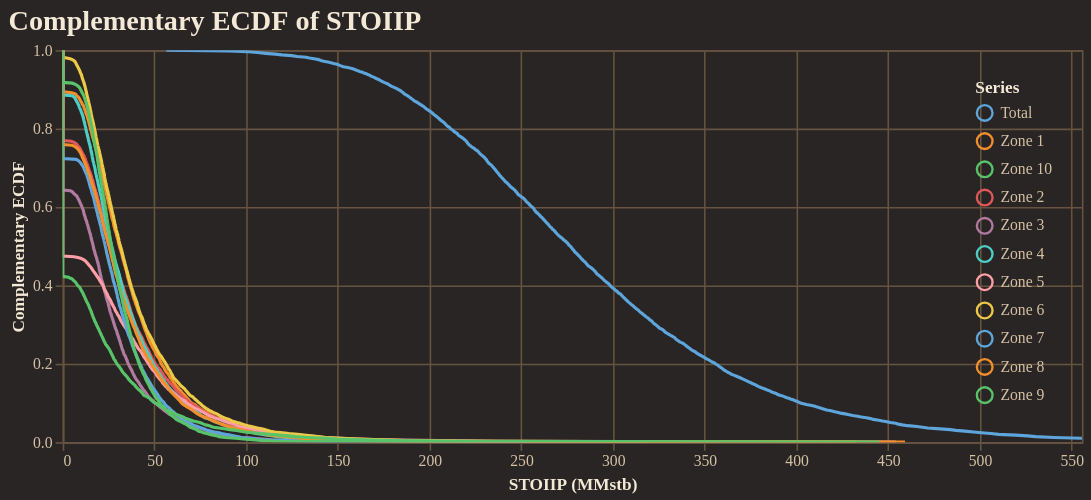

The code cell stored with this chart in its notebook:
### Code cell
fig = reporter.plotter.prospect_volumetric_ecdf_plot(
    figsize=(650, 250),
    backend=PLOTTING_BACKEND
)
fig.show()

### Figure 1 — Vega-Lite specification as saved in the notebook (floating-point values rounded to 4 significant figures; data arrays with more than 128 entries replaced by an {"elided": "..."} marker saying what was removed)
{"config": {"background": "#292524", "view": {"fill": "#292524", "stroke": "#665340"}, "title": {"color": "#f4e9d7", "font": "Merriweather", "fontSize": 18, "fontWeight": 600, "subtitleColor": "#d5c2a6", "anchor": "start"}, "axis": {"domainColor": "#665340", "gridColor": "#665340", "tickColor": "#665340", "labelColor": "#d5c2a6", "titleColor": "#f4e9d7", "labelFont": "Merriweather", "titleFont": "Merriweather"}, "legend": {"titleColor": "#f4e9d7", "labelColor": "#d5c2a6", "labelFont": "Merriweather", "titleFont": "Merriweather", "orient": "top-right", "symbolType": "circle"}, "header": {"labelColor": "#d5c2a6", "titleColor": "#f4e9d7", "labelFont": "Merriweather", "titleFont": "Merriweather"}, "mark": {"color": "#c78d3b"}, "line": {"color": "#c78d3b"}, "bar": {"color": "#c78d3b"}, "point": {"color": "#ddb06d"}, "area": {"color": "#c78d3b", "opacity": 0.35}, "text": {"color": "#f4e9d7", "font": "Merriweather"}, "range": {"category": ["#5DA5DA", "#F28E2B", "#59C36A", "#E15759", "#B07AA1", "#4ECDC4", "#FF9DA7", "#EDC948"]}}, "layer": [{"mark": {"type": "line", "clip": true, "strokeWidth": 2}, "encoding": {"color": {"field": "series", "title": "Series", "type": "nominal"}, "tooltip": [{"field": "series", "title": "Series", "type": "nominal"}, {"field": "stoiip_mmstb", "format": ",.2f", "title": "STOIIP (MMstb)", "type": "quantitative"}, {"field": "exceedance_probability", "format": ".3f", "title": "Exceedance", "type": "quantitative"}], "x": {"field": "stoiip_mmstb", "title": "STOIIP (MMstb)", "type": "quantitative"}, "y": {"field": "exceedance_probability", "scale": {"domain": [0, 1]}, "title": "Complementary ECDF", "type": "quantitative"}}}], "data": {"name": "data-afbc3cc8d059c960ca396bbc1d454df8"}, "encoding": {"x": {"field": "stoiip_mmstb", "scale": {"domain": [0, 555.7]}, "type": "quantitative"}}, "height": 250, "title": "Complementary ECDF of STOIIP", "width": 650, "$schema": "https://vega.github.io/schema/vega-lite/v5.20.1.json", "datasets": {"data-afbc3cc8d059c960ca396bbc1d454df8": {"elided": "5500 records"}}}
